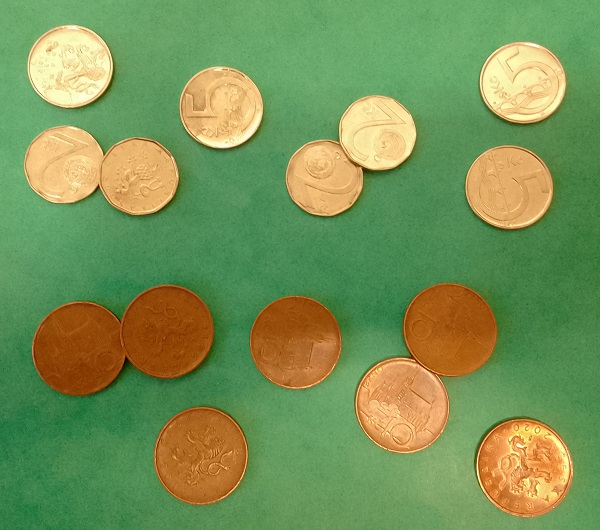
#> input picture cv_6/pvi_cv06_mince.jpg, 600 x 530 px
$ python cv_6.py
#> lines starting #> are read from the running program, lines starting #| are printed output that depends on the picture; after the words box and inside, x2 and y2 are one past the last pixel; in counts of white or black regions, pixels touching at a corner belong together
import numpy as np
import matplotlib.pyplot as plt
import cv2
from scipy.ndimage import label

image = cv2.imread('pvi_cv06_mince.jpg')
#> image is the input picture: shape (530, 600, 3); mean B, G, R 86, 146.9, 119.9
rgb = cv2.cvtColor(image, cv2.COLOR_BGR2RGB)
hsv = cv2.cvtColor(image, cv2.COLOR_BGR2HSV)
#> hsv: shape (530, 600, 3); mean H, S, V 47.9, 127.4, 162.7
hue = hsv[:, :, 0]
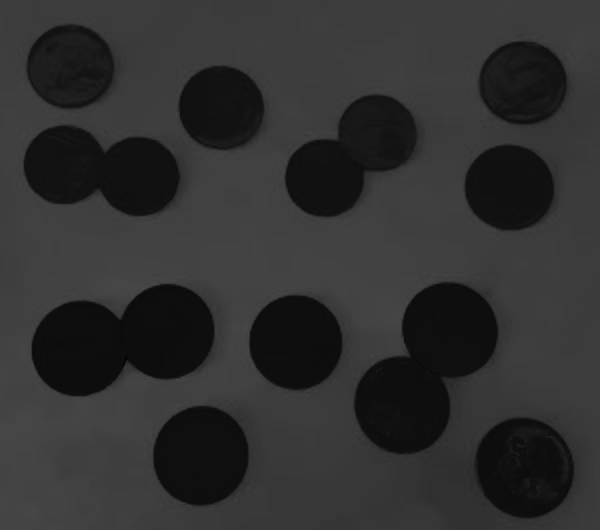
#> hue: shape (530, 600); min 0, max 73, mean 47.9
hue_hist = cv2.calcHist([hue], [0], None, [256], [0, 256])      # Histogram
#> hue_hist = 256 values, max 33437 at index 60, min 0 at index 2, mean 1242.2
_, binary_image = cv2.threshold(hue, 40, 1, cv2.THRESH_BINARY)  # Segmentace (...to binary)
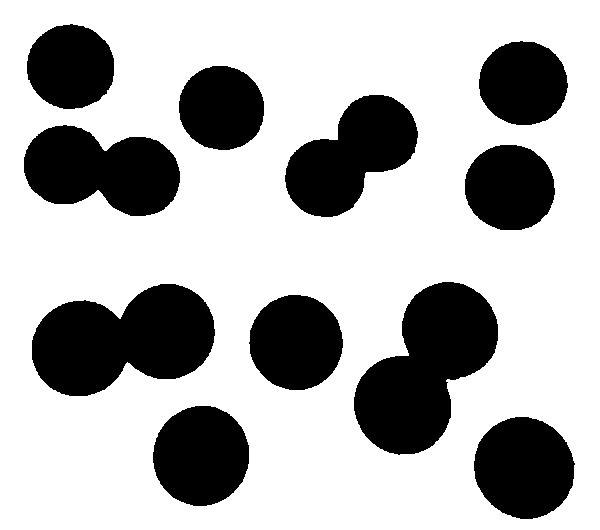
#> binary_image: shape (530, 600); values 0 (black) and 1 (white), 70.3% white; 11 black regions, largest, box (x1, y1, x2, y2) and area: (354, 282, 498, 455) 14654, (32, 284, 215, 396) 14246, (24, 125, 180, 216) 10110
hue_bin_img = binary_image                                      # Save to other variable

"""Define Figure1"""
fig = plt.figure(figsize=(10, 7))
rows = 2
columns = 2
# 1st position
fig.add_subplot(rows, columns, 1)
plt.imshow(rgb)
plt.title('Original Image')
# 2nd position
fig.add_subplot(rows, columns, 2)
plt.imshow(hue, cmap='jet')
plt.title('Hue Image')
plt.colorbar()
# 3rd position
fig.add_subplot(rows, columns, 3)
plt.plot(hue_hist, linewidth=0.8)
plt.title('Hue Image Histogram')
# 4th position
hue_bin_img = np.ones_like(hue_bin_img) - hue_bin_img   # invert values
fig.add_subplot(rows, columns, 4)
plt.imshow(hue_bin_img, cmap='jet')
plt.title('Image Segmentation')
plt.colorbar()
# Show
plt.show()
#> figure, not shown here; panel 4: curve peaks at x = 60, y = 33437

# noise removal
kernel = np.ones((3, 3), np.uint8)      # 3x3 kernel
opening = cv2.morphologyEx(hue_bin_img, cv2.MORPH_OPEN, kernel, iterations=2)
#> opening: shape (530, 600); values 0 (black) and 1 (white), 29.7% white; 11 white regions, largest, box (x1, y1, x2, y2) and area: (354, 282, 498, 454) 14651, (32, 284, 215, 396) 14244, (24, 126, 180, 216) 10106
# sure background area
sure_bg = cv2.dilate(opening, kernel, iterations=3)
#> sure_bg: shape (530, 600); values 0 (black) and 1 (white), 34.5% white; 11 white regions, largest, box (x1, y1, x2, y2) and area: (351, 279, 501, 457) 16651, (29, 281, 218, 399) 16245, (21, 123, 183, 219) 11776
# Finding sure foreground area
# Distance transform
dist_transform = cv2.distanceTransform(opening, cv2.DIST_L2, 5)
# Sure Foreground
ret, sure_fg = cv2.threshold(dist_transform, 0.7*dist_transform.max(), 255, 0)
#> sure_fg: shape (530, 600) float32; 2% white; 15 white regions, largest, box (x1, y1, x2, y2) and area: (507, 450, 541, 485) 845, (387, 388, 418, 421) 751, (186, 439, 216, 473) 716
#> ret = 33.83
# Finding unknown region
sure_fg = np.uint8(sure_fg)
unknown = cv2.subtract(sure_bg, sure_fg)
#> unknown: shape (530, 600); values 0 (black) and 1 (white), 32.5% white; 11 white regions, largest, box (x1, y1, x2, y2) and area: (351, 279, 501, 457) 15235, (29, 281, 218, 399) 14980, (21, 123, 183, 219) 11521
# Marker labelling
ret, markers = cv2.connectedComponents(sure_fg)
#> markers: shape (530, 600) int32; 16 distinct labels, from 0 to 15
#> ret = 16
# Add one to all labels so that sure background is not 0, but 1
markers = markers + 1
#> markers: shape (530, 600) int32; 16 distinct labels, from 1 to 16
# Now, mark the region of unknown with zero
markers[unknown == 1] = 0
#> markers: shape (530, 600) int32; 17 distinct labels, from 0 to 16

"""Define Figure2"""
fig = plt.figure(figsize=(13, 7))
rows = 2
columns = 3
# 1st position
fig.add_subplot(rows, columns, 1)
plt.imshow(dist_transform, cmap='jet')
plt.title('Distance Transform', fontsize=10)
# 2nd position
fig.add_subplot(rows, columns, 2)
plt.imshow(sure_fg, cmap='jet')
plt.title('Sure Foreground', fontsize=10)
# 3rd position
fig.add_subplot(rows, columns, 3)
plt.imshow(unknown, cmap='jet')
plt.title('Unknown', fontsize=10)
plt.colorbar()
# 4th position
fig.add_subplot(rows, columns, 4)
plt.imshow(markers, cmap='jet')
plt.title('Markers', fontsize=10)
plt.colorbar()
# 5th position
# Apply watershed
img = rgb.copy()
markers = cv2.watershed(img, markers)
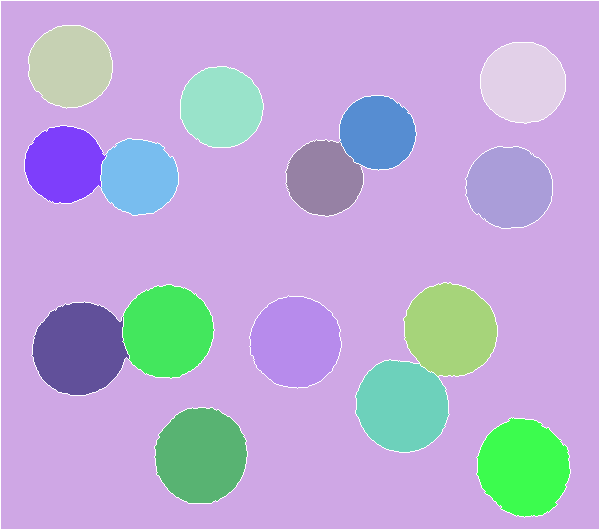
#> markers: shape (530, 600) int32; 17 distinct labels, from -1 to 16; one colour per label, 0 black, -1 white
border = np.zeros_like(markers, dtype=np.uint8)
border[markers == -1] = 1
border = cv2.dilate(border, kernel, iterations=1)   # Dilate
fig.add_subplot(rows, columns, 5)
plt.imshow(border, cmap='jet')
plt.title('Watershed Border', fontsize=10)
plt.colorbar()
# 6th position
# Mark watershed border in binary hue img
watershed_bin_img = hue_bin_img.copy()
watershed_bin_img[border >= 1] = 0
#> watershed_bin_img: shape (530, 600); values 0 (black) and 1 (white), 25.9% white; 203 white regions (177 under 20 px), largest, box (x1, y1, x2, y2) and area: (479, 420, 569, 515) 6520, (156, 409, 246, 502) 6485, (34, 304, 127, 394) 6396
fig.add_subplot(rows, columns, 6)
plt.imshow(watershed_bin_img, cmap='jet')
plt.title('Binary Image with Watershed', fontsize=10)
plt.colorbar()
# Show
plt.show()
"""Define Figure3"""
fig = plt.figure(figsize=(13, 7))
rows = 1
columns = 3
# 1st position
fig.add_subplot(rows, columns, 1)
plt.imshow(watershed_bin_img, cmap='jet')
plt.title('Binary Image with Watershed', fontsize=10)
plt.colorbar()
# 2nd position
label_hue, ncc = label(watershed_bin_img)
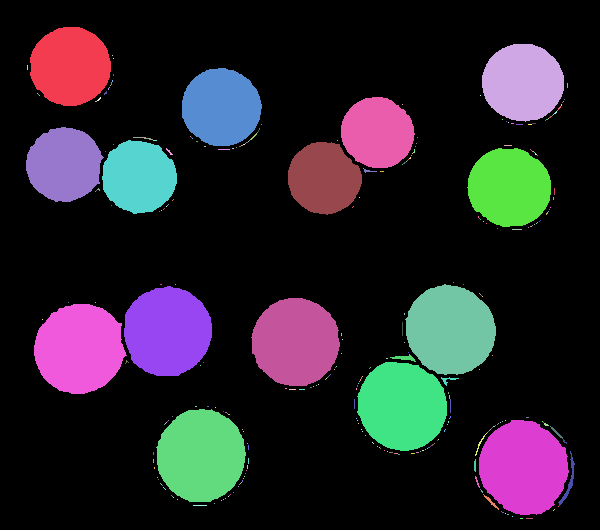
#> label_hue: shape (530, 600) int32; 322 distinct labels, from 0 to 321; one colour per label, 0 black
#> ncc = 321
fig.add_subplot(rows, columns, 2)
plt.imshow(label_hue, cmap='jet')
plt.title('Region Ident.', fontsize=10)
plt.colorbar()
# 3rd position
cleaned_binary_image = watershed_bin_img.copy()
for i in range(1, ncc + 1):
    marked_area = np.where(label_hue == i)
    area_size = len(marked_area[0])
    if area_size < 1000:
        cleaned_binary_image[label_hue == i] = 0
#> this loop made 321 passes
#> (marked_area, area_size) on passes 1, 2, 6: (5025 positions, rows 27 to 105, columns 30 to 110, 5025), (5020 positions, rows 44 to 121, columns 482 to 563, 5020), (4868 positions, rows 68 to 145, columns 182 to 261, 4868)
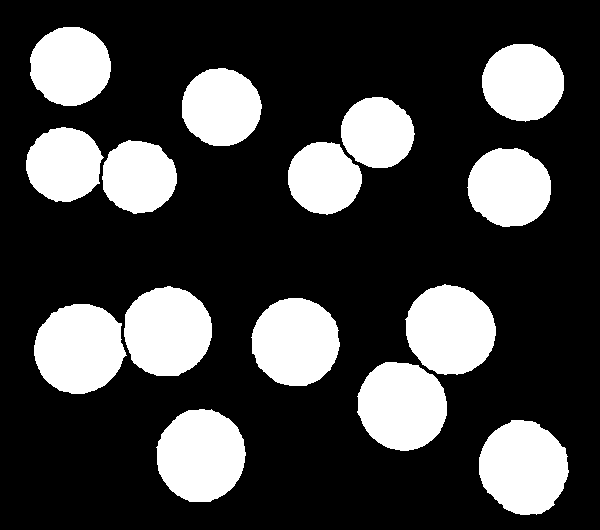
#> cleaned_binary_image: shape (530, 600); values 0 (black) and 1 (white), 25.5% white; 15 white regions, largest, box (x1, y1, x2, y2) and area: (479, 420, 569, 515) 6520, (156, 409, 246, 502) 6485, (34, 304, 127, 394) 6396
fig.add_subplot(rows, columns, 3)
plt.imshow(cleaned_binary_image, cmap='jet')
plt.title('Result - Binary Image', fontsize=10)
plt.colorbar()
plt.show()


def kernel_construction(n):
    return np.ones((n, n), np.uint8)


def granulometrie(data, sizes=None):
    out = np.zeros_like(data, dtype=np.uint8)
    if sizes is None:
        sizes = range(3, 64 + 1)
    for n in sizes:
        out += cv2.morphologyEx(data, cv2.MORPH_OPEN, kernel_construction(n), iterations=1)
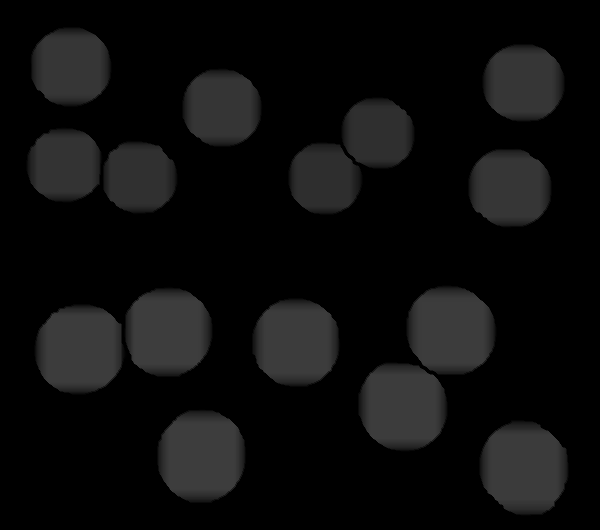
#> out: shape (530, 600); min 0, max 61, mean 13.1
    return out


granulo_sizes = range(3, 65)
granulo = granulometrie(cleaned_binary_image, granulo_sizes)

x_axis = range(40, 65)
granulometric_spectrum = cv2.calcHist([granulo], [0], None, [25], [40, 65])
#> granulometric_spectrum = 25 values, max 16353 at index 20, min 0 at index 22, mean 2827.6

for i in x_axis:
    object_count = len(granulo[granulo == i])/i**2
    if object_count < 0.9:
        continue
    object_count = int(np.floor(object_count))
    print("No. objects: ", object_count, " size: ", i, " x ", i)
#> this loop made 25 passes
#> object_count on passes 1 to 12: 0.379, 0.42, 0.505, 0.494, 0.597, 0.545, 1, 1, 1, 0.476, 0.364, 1
#| No. objects:  1  size:  46  x  46
#| No. objects:  1  size:  47  x  47
#| No. objects:  1  size:  48  x  48
#| No. objects:  1  size:  51  x  51
#| No. objects:  1  size:  53  x  53
#| No. objects:  3  size:  54  x  54
#| No. objects:  1  size:  59  x  59
#| No. objects:  4  size:  60  x  60
#> (further printed lines are left out)

"""Define Figure4"""
fig = plt.figure(figsize=(13, 7))
rows = 1
columns = 2
# 1st position
fig.add_subplot(rows, columns, 1)
plt.imshow(granulo, cmap='jet')
plt.title('Result - Granulometry', fontsize=10)
plt.colorbar()
# 2nd position
fig.add_subplot(rows, columns, 2)
plt.plot(x_axis, granulometric_spectrum)
plt.title('Granul. Image Histogram', fontsize=10)
plt.show()
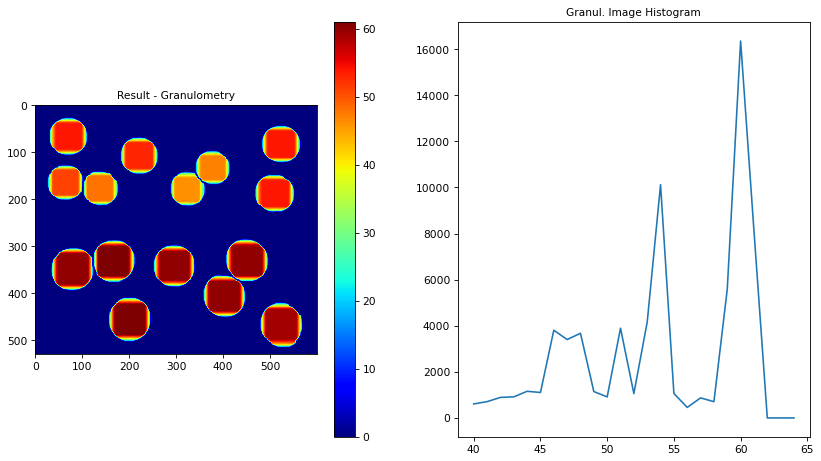
#> figure drawn by matplotlib, 3 panels; panel 3: curve peaks at x = 60, y = 16353
print('done')
